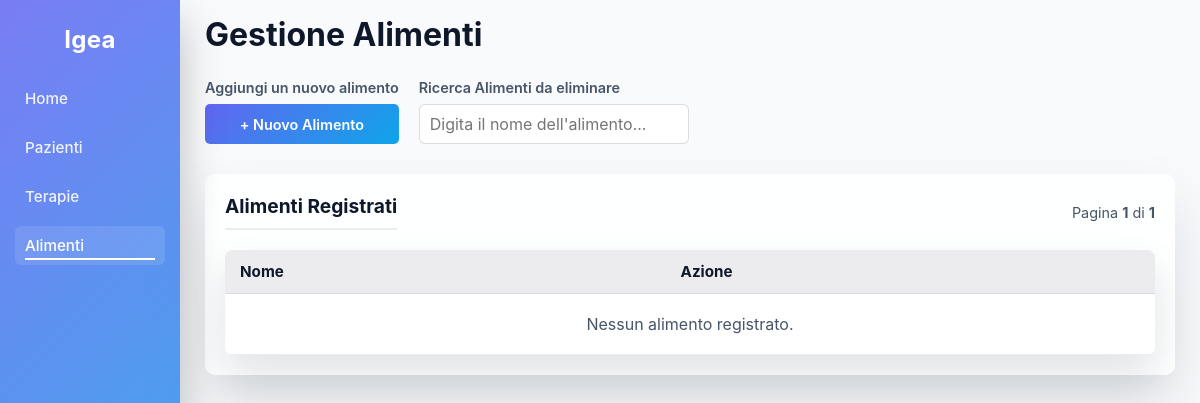
The page /alimenti.php on the database as committed earlier.
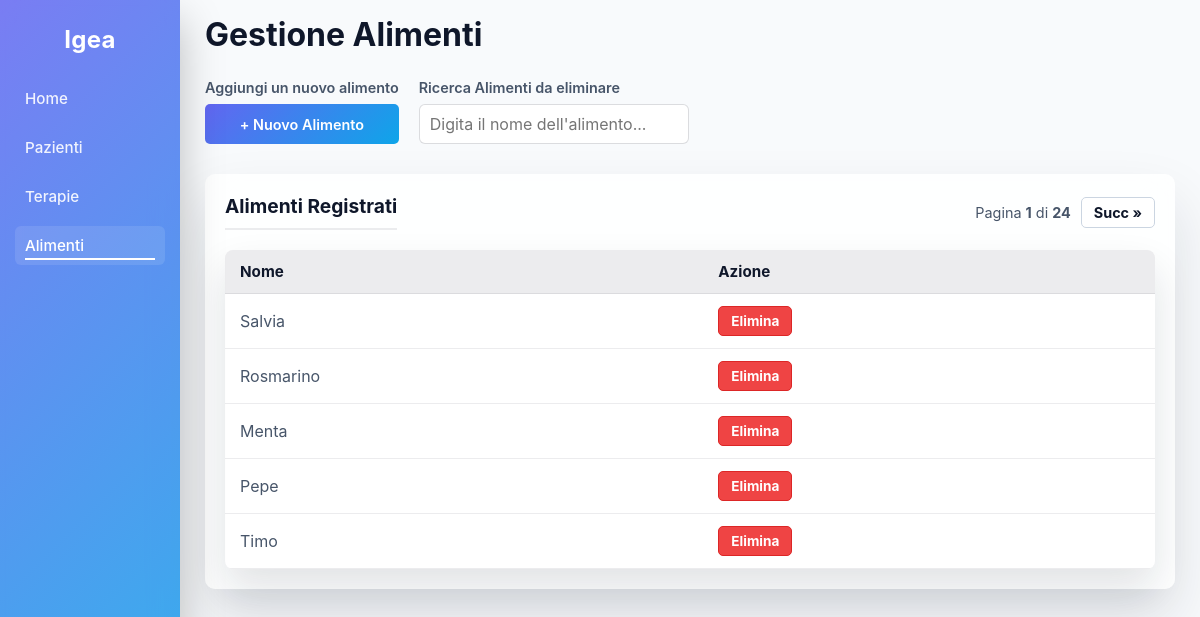
The same page on the database as committed later.
### tables this page shows
CREATE TABLE `alimenti` (
  `id` int(11) NOT NULL,
  `nome` varchar(50) NOT NULL
);

### alimenti.php (the view, shortened to what this page needs)
<?php
    $conn = new mysqli("localhost", "root", "", "terranova");
    $elementi_per_pagina = 5;
    $page = isset($_GET['page']) && is_numeric($_GET['page']) ? (int)$_GET['page'] : 1;
    $offset = ($page - 1) * $elementi_per_pagina;
    $count_query = "SELECT COUNT(*) as totale FROM alimenti";
    $count_result = $conn->query($count_query);
    $totale_elementi = $count_result->fetch_assoc()['totale'];
    $totale_pagine = ceil($totale_elementi / $elementi_per_pagina);
?>
<!DOCTYPE html>
<html lang="it">
    <head>
        <link rel="stylesheet" href="style.css">
    </head>
    <body>
        <aside class="sidebar">
            <h1>Igea</h1>
            <nav>
                <a href="index.php">Home</a>
                <a href="pazienti.php">Pazienti</a>
                <a href="farmaci.php">Terapie</a>
                <a href="alimenti.php" class="active">Alimenti</a>
            </nav>
        </aside>
        <main class="main-content">
            <div>
                <h1 class="page-title">Gestione Alimenti</h1>
                <div style="display: flex; align-items: flex-end; gap: 20px; margin-bottom: 30px;">
                    <div>
                        <label class="section-label">Aggiungi un nuovo alimento</label>
                        <a href="nuovo_alimento.php" class="btn-azione" style="height: 40px; padding: 0 20px; display: flex; align-items: center; justify-content: center; box-sizing: border-box; text-decoration: none;">+ Nuovo Alimento</a>
                    </div>
                    <div style="position: relative;">
                        <label class="section-label">Ricerca Alimenti da eliminare</label>
                        <input type="text" id="searchAlimenti" class="search-input" placeholder="Digita il nome dell'alimento..." autocomplete="off">
                    </div>
                </div>
            </div>
            <div class="card-cruscotto">
                <div style="display: flex; justify-content: space-between; align-items: center; margin-bottom: 15px;">
                    <h2 style="margin: 0;">Alimenti Registrati</h2>
                    <div style="display: flex; align-items: center; gap: 10px;">
                        <span class="pagination-text">
                            Pagina <strong><?= $page ?></strong> di <strong><?= max(1, $totale_pagine) ?></strong>
                        </span>
                        <?php if($page < $totale_pagine): ?>
                            <a href="?page=<?= $page + 1 ?>" class="btn-page">Succ &raquo;</a>
                        <?php endif; ?>
                    </div>
                </div>
                <table>
                    <thead>
                        <tr>
                            <th>Nome</th>
                            <th>Azione</th>
                        </tr>
                    </thead>
                    <tbody>
                        <?php
                            $query = "SELECT * FROM alimenti ORDER BY id DESC LIMIT $elementi_per_pagina OFFSET $offset";
                            $result = $conn->query($query);
                            if ($result && $result->num_rows > 0) {
                                while ($row = $result->fetch_assoc()) {
                                    echo "<tr>";
                                    echo "<td>".$row['nome']."</td>";
                                    echo "<td>
                                            <a href='#' class='btn-elimina' onclick=\"confermaEliminazione('elimina_alimento.php?id=".$row['id']."'); return false;\">Elimina</a>
                                          </td>";
                                    echo "</tr>";
                                }
                            } else {
                                echo "<tr><td colspan='2' class='empty-msg'>Nessun alimento registrato.</td></tr>";
                            }
                        ?>
                    </tbody>
                </table>
            </div>
        </main>
    </body>
</html>

### style.css (style rules this page uses)
:root { --bg-page: #f8fafc; --bg-card: #ffffff; --bg-card-transparent: rgba(255, 255, 255, 0.85); --text-main: #0f172a; --text-muted: #475569; --border-color: rgba(15, 23, 42, 0.15); --border-light: rgba(15, 23, 42, 0.08); --primary-color: #6366f1; --sidebar-bg: linear-gradient(135deg, rgba(99,102,241,0.85), rgba(14,165,233,0.85)); --sidebar-text: #ffffff; --shadow-color: rgba(15, 23, 42, 0.12); }
* { margin: 0; padding: 0; box-sizing: border-box; font-family: "Inter", system-ui, -apple-system, BlinkMacSystemFont, sans-serif; }
body { min-height: 100vh; background: var(--bg-page); color: var(--text-main); transition: background-color 0.3s, color 0.3s; }
.sidebar { position: fixed; top: 0; left: 0; width: 180px; height: 100vh; z-index: 100; backdrop-filter: blur(14px); background: var(--sidebar-bg); box-shadow: 0 20px 40px rgba(0,0,0,0.25); padding: 15px; transition: background 0.3s; }
.sidebar h1 { font-size: 1.5rem; margin-top: 10px; margin-bottom: 25px; text-align: center; color: var(--sidebar-text); letter-spacing: 0.3px; font-weight: 700; }
.sidebar nav { display: flex; flex-direction: column; gap: 10px; }
.sidebar nav a { color: var(--sidebar-text); text-decoration: none; padding: 10px; border-radius: 6px; font-size: 0.95rem; font-weight: 500; opacity: 0.9; transition: background 0.2s, color 0.2s, opacity 0.2s; position: relative; }
.sidebar nav a::after { content: ""; position: absolute; left: 10px; bottom: 5px; width: 0; height: 2px; background: var(--sidebar-text); transition: width 0.25s ease; }
.sidebar nav a:hover::after, .sidebar nav a.active::after { width: calc(100% - 20px); }
.sidebar nav a:hover, .sidebar nav a.active { opacity: 1; background-color: rgba(255, 255, 255, 0.1); }
.main-content { margin-left: 180px; padding: 15px 25px; }
.card-cruscotto { background: var(--bg-card-transparent); backdrop-filter: blur(16px); border-radius: 10px; padding: 20px; box-shadow: 0 30px 60px var(--shadow-color); transition: background-color 0.3s; }
.card-cruscotto h2 { margin-top: 0; font-size: 1.2rem; font-weight: 700; border-bottom: 2px solid var(--border-light); padding-bottom: 10px; margin-bottom: 15px; color: var(--text-main); }
.btn-azione, button[type="submit"] { display: inline-block; background: linear-gradient(135deg, #6366f1, #0ea5e9); color: white; text-decoration: none; padding: 8px 15px; border-radius: 5px; font-size: 0.9rem; font-weight: 600; border: none; cursor: pointer; transition: transform 0.2s ease, box-shadow 0.2s ease; }
label { display: block; margin-bottom: 5px; font-weight: 600; color: var(--text-main); font-size: 0.9rem; }
input[type="text"], input[type="date"], input[type="email"], input[type="tel"], select { width: 100%; padding: 10px; border-radius: 6px; border: 1px solid var(--border-color); background: var(--bg-card); color: var(--text-main); font-size: 1rem; box-sizing: border-box; transition: border-color 0.2s, box-shadow 0.2s, background-color 0.3s, color 0.3s; }
table { width: 100%; border-collapse: collapse; background: var(--bg-card); border-radius: 8px; overflow: hidden; box-shadow: 0 20px 40px var(--shadow-color); margin-top: 20px; transition: background-color 0.3s; }
th, td { padding: 12px 15px; text-align: left; border-bottom: 1px solid var(--border-light); }
th { background-color: var(--border-light); font-weight: 700; color: var(--text-main); font-size: 0.95rem; }
td { color: var(--text-muted); }

### alimenti.php (style rules this page uses)
.page-title { font-size: 2rem; color: #0f172a; margin-bottom: 25px; margin-top: 0; transition: color 0.3s; }
.section-label { display: block; font-size: 0.9rem; color: #475569; margin-bottom: 8px; font-weight: 600; transition: color 0.3s; }
.search-input { width: 300px; height: 40px; padding: 0 15px; border: 1px solid #cbd5e1; border-radius: 5px; box-sizing: border-box; font-size: 0.95rem; outline: none; background-color: #f8fafc; color: #0f172a; transition: all 0.3s; }
.btn-elimina { display: inline-block; padding: 6px 12px; background-color: #ef4444; color: #ffffff; text-decoration: none; border-radius: 5px; font-size: 0.85rem; font-weight: bold; border: 1px solid #dc2626; transition: background-color 0.2s, transform 0.1s; }
.btn-page { padding: 6px 12px; border: 1px solid #cbd5e1; background-color: #ffffff; color: #0f172a; text-decoration: none; border-radius: 5px; font-size: 0.9rem; font-weight: bold; transition: all 0.2s; }
.pagination-text { font-size: 0.9rem; color: #475569; transition: color 0.3s; }
.empty-msg { text-align: center; padding: 20px; color: #475569; }

Rows that differ between the two databases and show on the page:
added alimenti: nome "Salvia"
added alimenti: nome "Rosmarino"
added alimenti: nome "Menta"
added alimenti: nome "Pepe"
added alimenti: nome "Timo"
Other text that changed with them:
max(1, $totale_pagine): "1" → "24"
text no longer shown: "Nessun alimento registrato."
text now shown: "Succ »"
